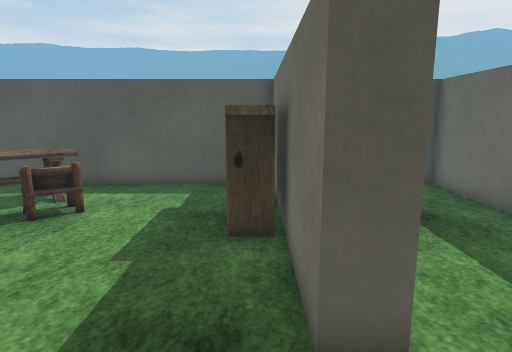
view 1 (above)

15 first-person views from a walk through a scene from a Unity 3-D project. The camera is 1.3 m above the floor, tilts 10° down and sees 75° across. The floor is counted in squares, 0.5 m on a side. Each view is taken from the middle of a square. On the plan, view 1 faces up. The plan holds only what a view shows up to about 20 squares ahead; the rest is blank. The place goes on beyond the plan. The player is left out. Some surface patterns are stand-ins.

view 2
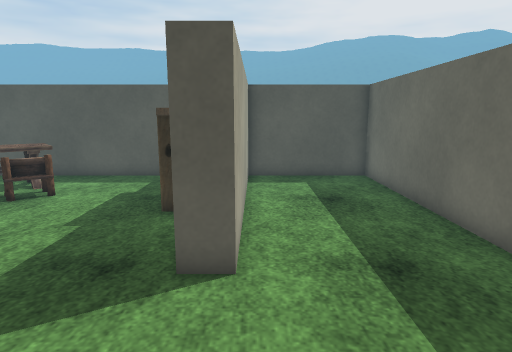

view 3
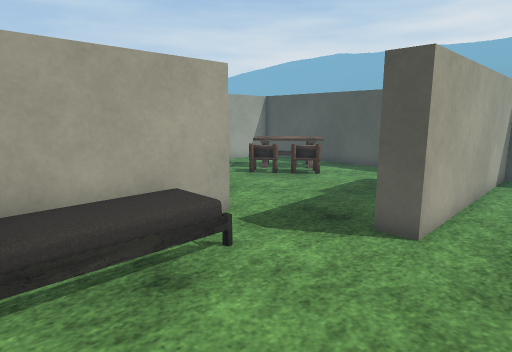

view 4
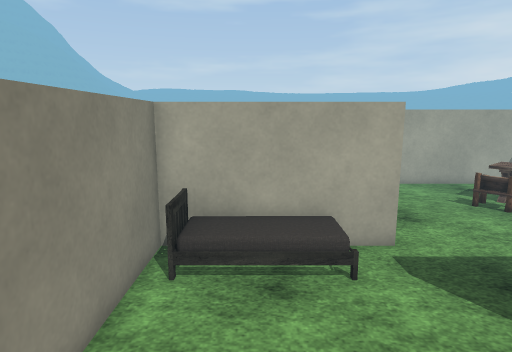

view 5
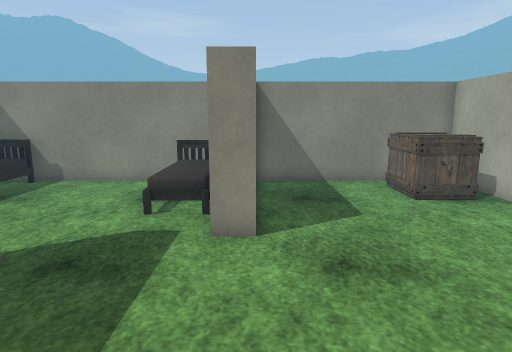

view 6
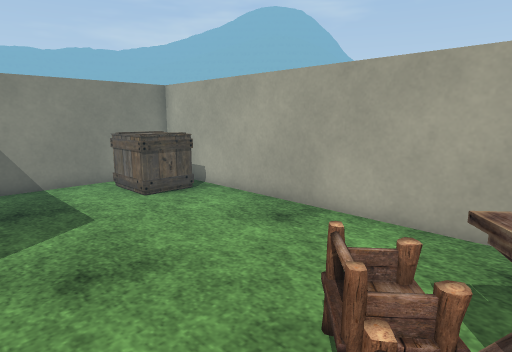

view 7
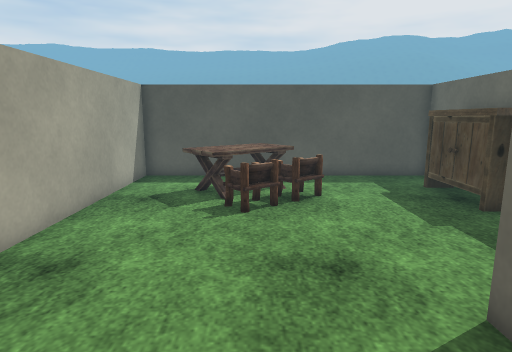

view 8
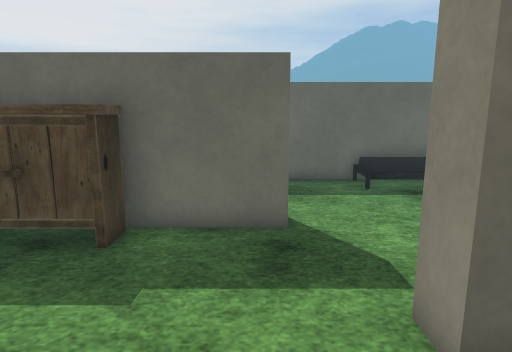

view 9
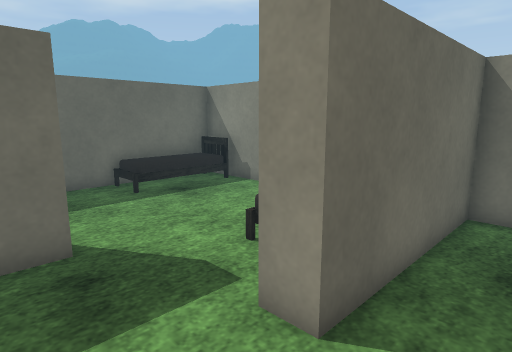

view 10
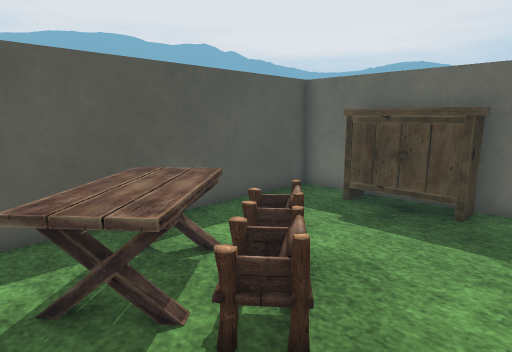

view 11
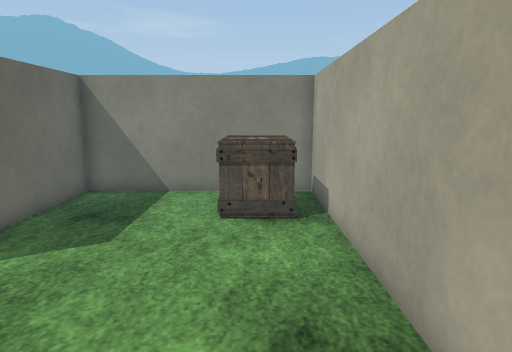

view 12
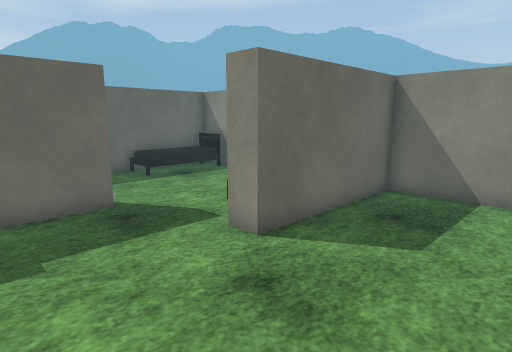

view 13
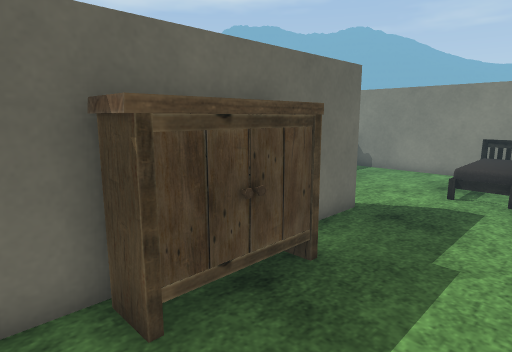

view 14
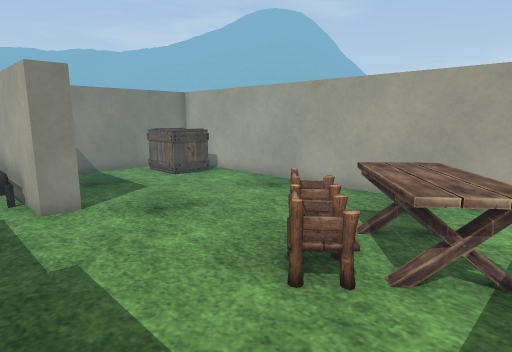

view 15
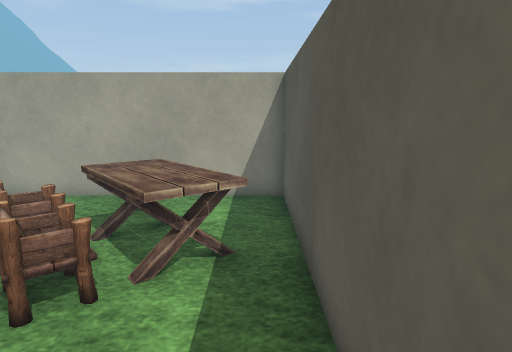

### Floor plan
Key: @ floor where view 1 was taken; # wall or solid block; . main floor; : floor 0.5 m higher than the main floor; / step, stairs or slope; T table; C chair; A cabinet; B bed; R crate; O other object.
Columns run from 12 left of view 1 to 7 right of it. Each row starts with its distance up from view 1.
 13 ####################
 12 #....T.......##....#
 11 #...TTT.....A##....#
 10 #..TTTT....AA##....#
  9 #..TTTCC...AA##....#
  8 #...TCC....AA##....#
  7 #....C.....AA##....#
  6 #............##....#
  5 #............##....#
  4 #............##....#
  3 #............##....#
  2 #.......##.........#
  1 #.......##.........#
  0 #.......##OO@....//#
 -1 #RRR....##OO...../:#
 -2 #RRR....##OO...../:#
 -3 #RRR....##OO...../:#
 -4 #  R....## B...../##
 -5 ##################

Where each view was taken, in squares from view 1:
view 1: 0 up, 0 right, facing up
view 2: 2 down, 2 right, facing up
view 3: 4 down, 4 right, facing up-left
view 4: 2 down, 6 right, facing left
view 5: 9 up, 4 left, facing down
view 6: 9 up, 4 left, facing down-left
view 7: 2 down, 7 left, facing up
view 8: 4 up, 7 left, facing right
view 9: 5 up, 6 left, facing down-right
view 10: 5 up, 10 left, facing up-right
view 11: 7 up, 10 left, facing down
view 12: 7 up, 9 left, facing down-right
view 13: 12 up, 4 left, facing down-right
view 14: 12 up, 1 left, facing down-left
view 15: 12 up, 1 left, facing left
